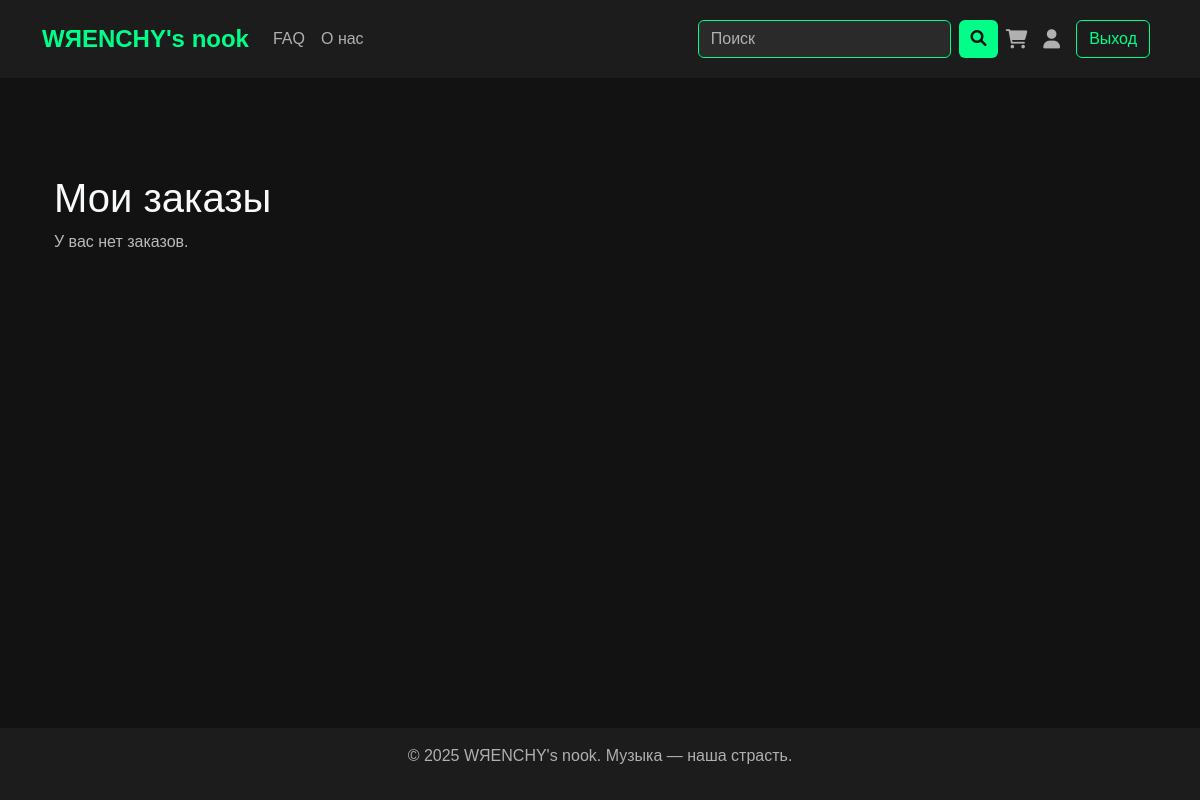
/orders/ (signed in), run on an earlier commit of the app's database.
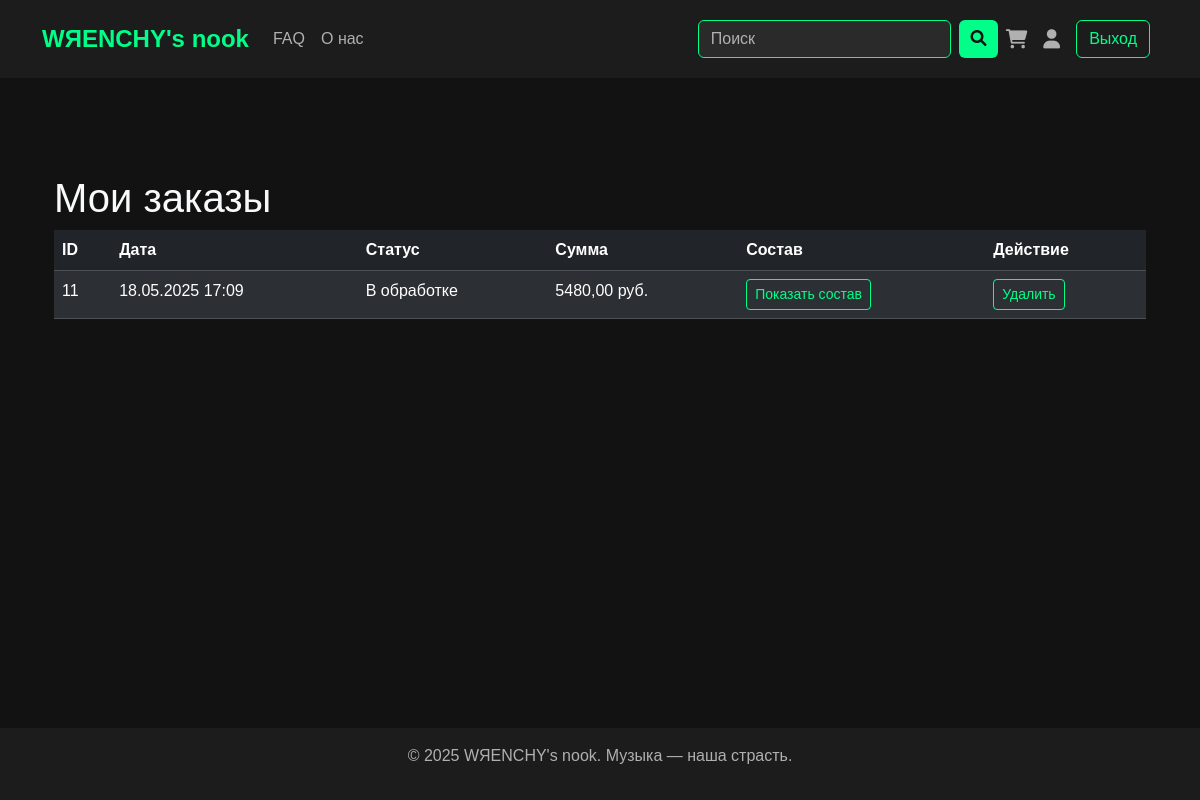
And on a later commit of the database.
### main/models.py (models this page shows, shortened)
class Order(models.Model):
    user = models.ForeignKey(User, on_delete=models.CASCADE, verbose_name="Пользователь")
    created_at = models.DateTimeField(auto_now_add=True, verbose_name="Дата создания")
    updated_at = models.DateTimeField(auto_now=True, verbose_name="Дата обновления")
    status = models.CharField(max_length=20, choices=[
        ('pending', 'Ожидает'),
        ('processing', 'В обработке'),
        ('shipped', 'Отправлен'),
        ('delivered', 'Доставлен'),
    ], default='pending', verbose_name="Статус")
    total_price = models.DecimalField(max_digits=10, decimal_places=2, verbose_name="Общая сумма")
    class Meta:
        verbose_name = "Заказ"
        verbose_name_plural = "Заказы"

### main/views.py (the view)
# urls.py: path('orders/', views.orders, name='orders'),
@login_required
def orders(request):
    user_orders = Order.objects.filter(user=request.user).order_by('-created_at')
    return render(request, 'main/orders.html', {'orders': user_orders})

### main/templates/main/orders.html (shortened to what this page needs)
{% extends 'base.html' %}
{% block content %}
<section class="py-5">
    <div class="container">
        <h1 class="text-light">Мои заказы</h1>
        {% if orders.exists %}
            <div class="table-responsive">
                <table class="table table-dark table-striped">
                    <thead>
                        <tr>
                            <th>ID</th>
                            <th>Дата</th>
                            <th>Статус</th>
                            <th>Сумма</th>
                            <th>Состав</th>
                            <th>Действие</th>
                        </tr>
                    </thead>
                    <tbody>
                        {% for order in orders %}
                            <tr>
                                <td>{{ order.id }}</td>
                                <td>{{ order.created_at|date:"d.m.Y H:i" }}</td>
                                <td>{{ order.get_status_display }}</td>
                                <td>{{ order.total_price }} руб.</td>
                                <td>
                                    <button class="btn btn-neon btn-sm" type="button" data-bs-toggle="collapse" data-bs-target="#orderDetails{{ order.id }}" aria-expanded="false" aria-controls="orderDetails{{ order.id }}">
                                        Показать состав
                                    </button>
                                </td>
                                <td>
                                    <a href="{% url 'delete_order' order.id %}" class="btn btn-neon btn-sm" onclick="return confirm('Вы уверены, что хотите удалить заказ #{{ order.id }}?')">Удалить</a>
                                </td>
                            </tr>
                        {% endfor %}
                    </tbody>
                </table>
            </div>
        {% else %}
            <p class="text-subtle">У вас нет заказов.</p>
        {% endif %}
    </div>
</section>
{% endblock %}

### main/templates/main/base.html (shortened to what this page needs)
<!DOCTYPE html>
<html lang="ru">
<head>
    <link href="https://cdn.jsdelivr.net/npm/bootstrap@5.3.3/dist/css/bootstrap.min.css" rel="stylesheet">
    <link rel="stylesheet" href="https://cdnjs.cloudflare.com/ajax/libs/font-awesome/6.0.0-beta3/css/all.min.css" />
</head>
<body>
    <nav class="navbar navbar-expand-lg navbar-dark">
        <div class="container">
            <a class="navbar-brand" href="{% url 'home' %}">WЯENCHY's nook</a>
            <div class="collapse navbar-collapse" id="navbarNav">
                <ul class="navbar-nav me-auto">
                    <li class="nav-item">
                        <a class="nav-link d-none d-md-block" href="{% url 'faqs' %}">FAQ</a>
                    </li>
                    <li class="nav-item">
                        <a class="nav-link d-none d-md-block" href="{% url 'about' %}">О нас</a>
                    </li>
                </ul>
                <form class="search-form d-flex" method="get" action="{% url 'search' %}">
                    <input class="form-control me-2" type="search" placeholder="Поиск" aria-label="Search" name="q">
                    <button class="btn" type="submit"><i class="fas fa-search"></i></button>
                </form>
                <div class="d-flex align-items-center">
                    <a href="{% url 'cart' %}" class="nav-link cart-icon me-3">
                        <i class="fas fa-shopping-cart"></i>
                    </a>
                    {% if user.is_authenticated %}
                        <a href="{% url 'orders' %}" class="nav-link user-icon me-3">
                            <i class="fas fa-user"></i>
                        </a>
                        <a href="{% url 'logout' %}" class="btn btn-outline btn-neon me-2">Выход</a>
                    {% else %}
                        <a href="{% url 'login' %}" class="btn btn-outline btn-neon me-2">Вход</a>
                        <a href="{% url 'register' %}" class="btn btn-outline btn-neon">Регистрация</a>
                    {% endif %}
                </div>
            </div>
        </div>
    </nav>
    <main class="container py-5">
        {% block content %}
        {% endblock %}
    </main>
    <footer class="text-center">
        <div class="container">
            <p>© 2025 WЯENCHY's nook. Музыка — наша страсть.</p>
        </div>
    </footer>
</body>
</html>

### main/templates/main/base.html (style rules this page uses)
body { background-color: #121212; color: #e0e0e0; font-family: 'Arial', sans-serif; min-height: 100vh; display: flex; flex-direction: column; }
.navbar { background-color: #1c1c1c; padding: 1rem; }
.navbar-brand { font-size: 1.5rem; font-weight: bold; color: #00ff88 !important; }
.nav-link { color: #b0b0b0 !important; font-size: 1rem; }
.btn-neon { border-color: #00ff88; color: #00ff88; }
footer { background-color: #1c1c1c; color: #b0b0b0; padding: 1rem 0; margin-top: auto; }
.cart-icon, .user-icon { position: relative; color: #b0b0b0; font-size: 1.2rem; display: flex; align-items: center; }
main { flex: 1 0 auto; }
.search-form { margin: 0 0.5rem; flex-grow: 1; max-width: 200px; }
.search-form input { background-color: #2a2a2a; border: 1px solid #00ff88; color: #e0e0e0; font-size: 0.9rem; }
.search-form input::placeholder { color: #b0b0b0; }
.search-form button { background-color: #00ff88; border: none; color: #121212; padding: 0.25rem 0.5rem; font-size: 0.9rem; }
@media (min-width: 768px) { .search-form { max-width: 300px; } }
@media (min-width: 768px) { .search-form input { font-size: 1rem; } }
@media (min-width: 768px) { .search-form button { font-size: 1rem; padding: 0.3rem 0.7rem; } }

What changed in the data, as far as the page shows it:
added Order: id "11", created_at "18.05.2025 17:09", status "В обработке", total_price "5480,00"
Also different on the page:
text no longer shown: "У вас нет заказов."
text now shown: "ID Дата Статус Сумма Состав Действие"
